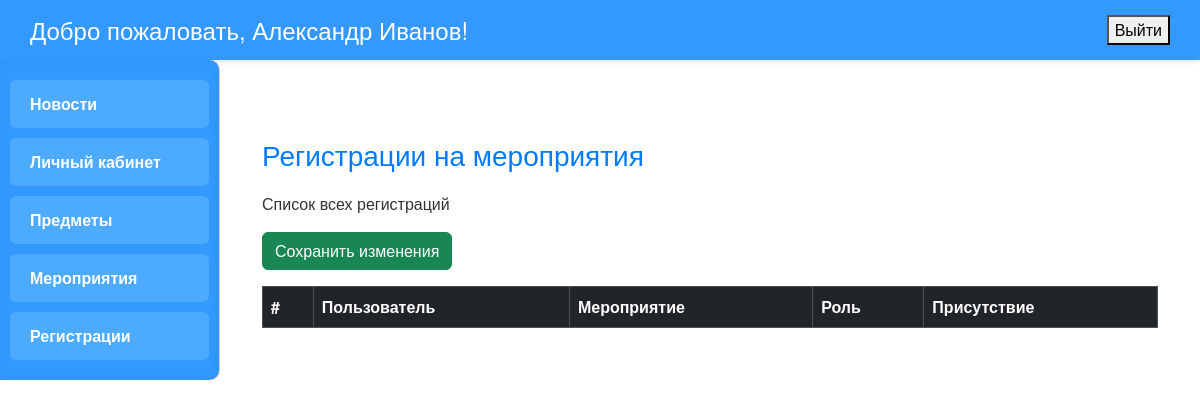
Before: /registrations/ (signed in) with the older database file.
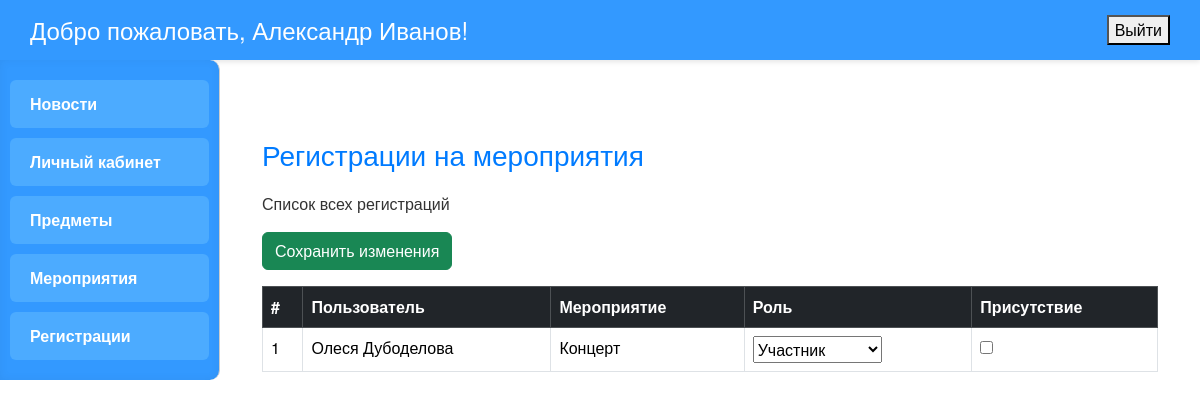
After: the same page with the newer database file.
### main/models.py (models this page shows, shortened)
class Registrations(models.Model):
    registration_id = models.AutoField(primary_key=True)
    event = models.ForeignKey(Events, on_delete=models.CASCADE, related_name='registrations', verbose_name='Мероприятие')
    user = models.ForeignKey(User, on_delete=models.CASCADE, related_name='event_registrations', verbose_name='Пользователь')
    e_role_id = models.ForeignKey('EventRoles', on_delete=models.CASCADE, related_name='registrations', verbose_name='Роль на мероприятии')
    attendance = models.BooleanField(default=False, verbose_name='Посещение')
    available = models.BooleanField(default=True, verbose_name='Доступность')

class Events(models.Model):
    event_id = models.AutoField(primary_key=True)
    date = models.DateField(verbose_name='Дата')
    time = models.TimeField(verbose_name='Время')
    event_name = models.CharField(max_length=100, verbose_name='Название мероприятия')
    place = models.CharField(max_length=100, verbose_name='Место проведения')
    available = models.BooleanField(default=True, verbose_name='Доступность')
    notes = models.TextField(blank=True, null=True, verbose_name='Примечания')
    event_photo = models.ImageField(upload_to='event_photos/', blank=True, null=True, verbose_name='Фото мероприятия')

### main/views.py (the view)
# urls.py: path('registrations/', views.registrations, name='registrations'),
@login_required
def registrations(request):
    profile = request.user.profile
    if profile.role not in ['TE', 'MA', 'AD']:
        return render(request, 'extracurricular/registrations.html', {
            'error': "Доступ запрещён"
        })
    registrations_list = Registrations.objects.select_related('user', 'event', 'e_role_id').all()
    RegistrationFormSet = modelformset_factory(
        Registrations,
        fields=('user', 'event', 'e_role_id', 'attendance'),
        extra=0
    )
    if request.method == 'POST':
        formset = RegistrationFormSet(request.POST, queryset=registrations_list)
        if formset.is_valid():
            formset.save()
            messages.success(request, "Изменения сохранены")
            return redirect('registrations')
    else:
        formset = RegistrationFormSet(queryset=registrations_list)
    return render(request, 'extracurricular/registrations.html', {
        'formset': formset
    })

### main/models.py (called while the page is built)
    def __str__(self):
        return self.e_role_name

### main/templates/extracurricular/registrations.html (shortened to what this page needs)
{% extends "main/base.html" %}
{% block content %}
<div class="container mt-5">
    <h2>Регистрации на мероприятия</h2>
    <p>Список всех регистраций</p>
    {% if error %}
        <div class="alert alert-danger">{{ error }}</div>
    {% else %}
        <form method="post">
            <button type="submit" class="btn btn-success mb-3">Сохранить изменения</button>
            <table class="table table-bordered table-hover">
                <thead class="table-dark">
                    <tr>
                        <th>#</th>
                        <th>Пользователь</th>
                        <th>Мероприятие</th>
                        <th>Роль</th>
                        <th>Присутствие</th>
                    </tr>
                </thead>
                <tbody>
                    {% for form in formset %}
                        <tr>
                            <td>{{ forloop.counter }}</td>
                            <td>{{ form.instance.user.get_full_name }}</td>
                            <td>{{ form.instance.event.event_name }}</td>
                            <td>{{ form.e_role_id }}</td>
                            <td>{{ form.attendance }}</td>
                        </tr>
                    {% endfor %}
                </tbody>
            </table>
        </form>
    {% endif %}
</div>
{% endblock %}

Changed rows visible on the page:
added Registrations: instance.user.get_full_name "Олеся Дубоделова", instance.event.event_name "Концерт"
Other visible differences:
new list line: "1 Участник ☐"
